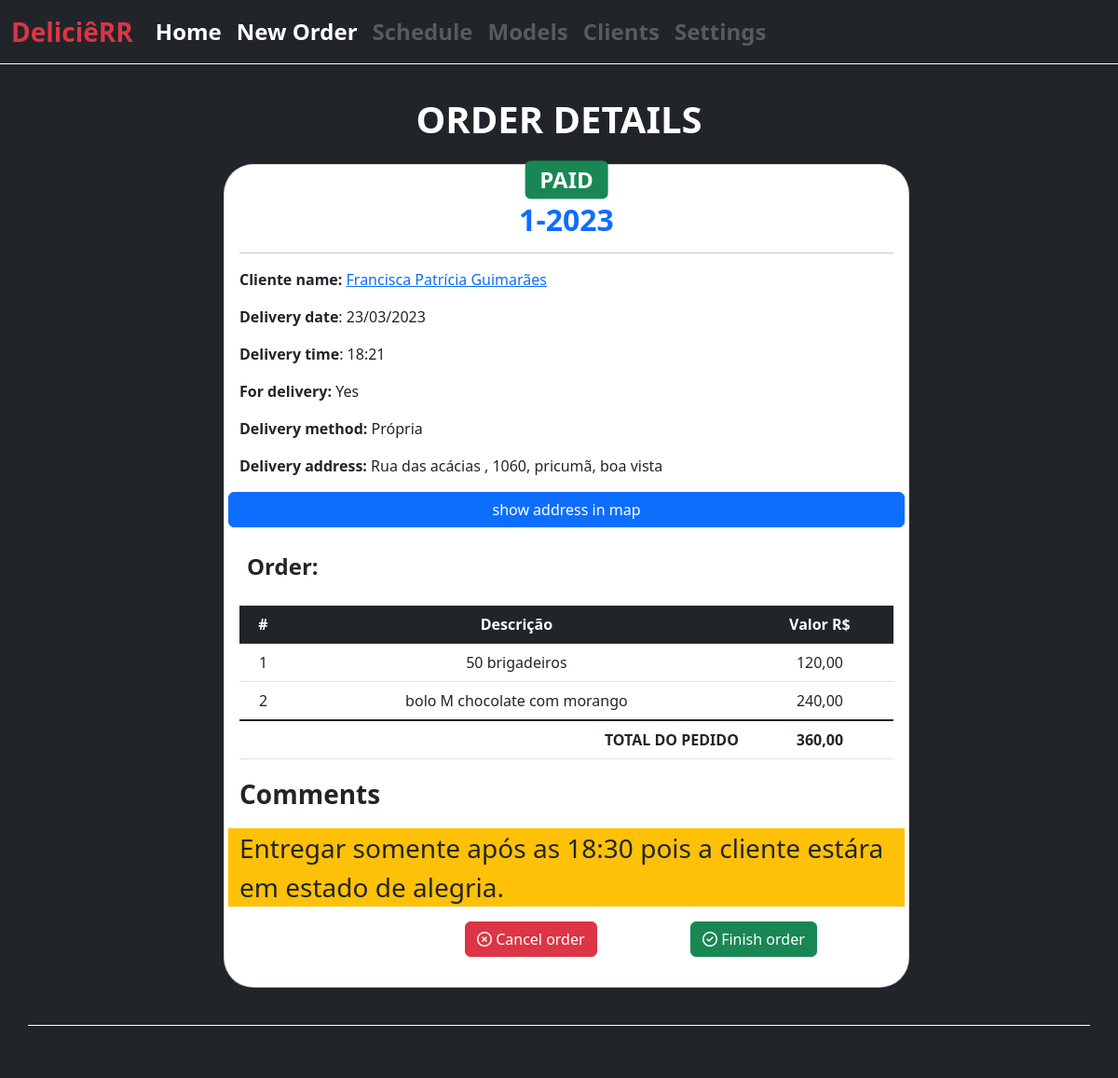
Page /orders/1/ on the earlier database version.
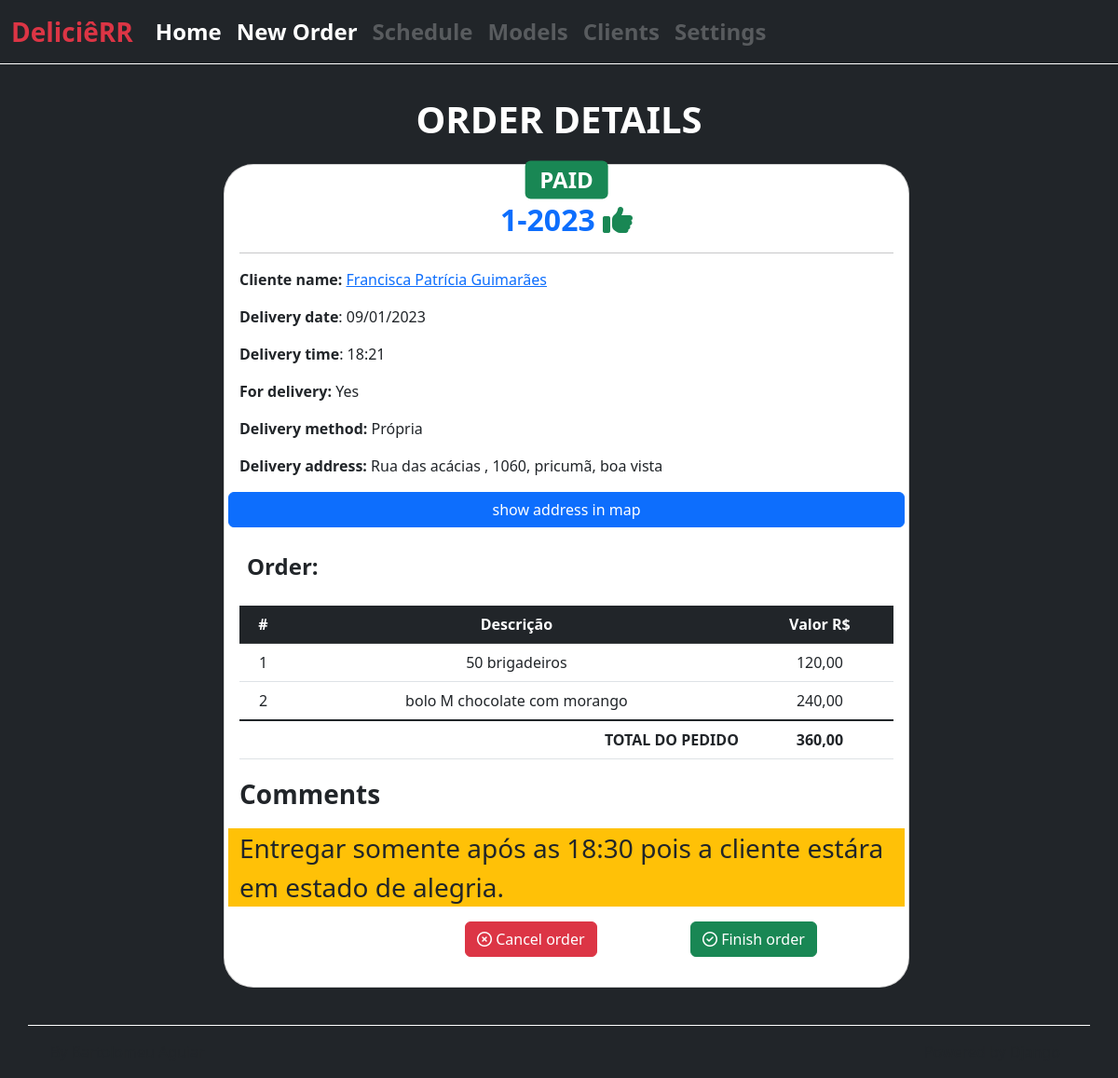
Same page on the later database version.
### orders/models.py (models this page shows)
class Order (models.Model):
    created_at = models.DateTimeField(auto_now_add=True)
    updated_at = models.DateTimeField(auto_now=True)
    client = models.ForeignKey(Client, on_delete=models.CASCADE)
    total = models.FloatField(default=0.0)
    delivery_date = models.DateTimeField(
        'Delivery Date', auto_now=False, auto_now_add=False)
    for_delivery = models.BooleanField()
    delivery_method = models.CharField(
        choices=(
            ('P', 'Própria'),
            ('T', 'App Terceirizado')
        ),
        max_length=1,
        blank=True
    )
    delivery_address = models.CharField(blank=True, max_length=300)
    comments = models.TextField(max_length=500, blank=True)
    status_order = models.CharField(
        choices=(
            ('CR', 'CREATED'),
            ('CL', 'CANCELED'),
            ('CF', 'CONFIRMED'),
            ('FN', 'FINISHED'),
        ),
        max_length=2,
        default='CR',
    )
    payment_form = models.CharField(
        _("Payment Form"),
        max_length=2,
        blank=True,
        choices=(
            ('CS', _('CASH')),
            ('CC', _('CREDIT CARD')),
            ('DC', _('DEBIT CARD')),
            ('PX', _('PIX')),
        ),
        default='PX',
    )
    status_payment = models.CharField(
        choices=(
            ('NP', 'NOT PAID'),
            ('PG', 'PAID'),
            ('PE', 'PAID ENTRY'),
        ),
        max_length=2,
        blank=True,
        default='NP',
    )
    class Meta:
        verbose_name = 'Order'
        verbose_name_plural = 'Orders'
    def __str__(self):
        return str(f'{self.pk}-{self.delivery_date.year}')

### clients/models.py (models this page shows, shortened)
class Client(models.Model):
    name = models.CharField(_("Name"), max_length=300)
    celphone = models.CharField(
        _("Celphone"),
        max_length=15,
        blank=False,
        unique=True,
    )
    address = models.CharField(_("Address"), max_length=500, blank=True)
    birthday = models.DateField(
        _("Birthday"),
        auto_now=False,
        auto_now_add=False,
        blank=True,
        null=True,
    )
    class Meta:
        verbose_name = 'Client'
        verbose_name_plural = 'Clients'

### orders/views.py (the view)
# urls.py: path('orders/<int:pk>/', views.OrderDetailView.as_view(),
class OrderDetailView(DetailView):
    model = Order
    context_object_name = 'order'
    template_name = 'orders/pages/order_detail.html'
    def get_queryset(self, *args, **kwargs):
        qs = super().get_queryset(*args, **kwargs)
        qs = qs.exclude(
            status_order='CL',
        )
        return qs

### orders/templates/orders/pages/order_detail.html (shortened to what this page needs)
{% extends "global/base.html" %}
{% load static %}
{% block title_section %}
    ORDER DETAILS
{% endblock title_section %}
{% block content %}
<div class="container">
    <div class="row justify-content-center">
        <div class="col col-8 ">
            <div class="card h-100 w-100  text-white bg-white rounded-5 m-2 ">
                <div class="card-body text-dark">
                    <p class="position-relative">
                        <span
                            {% if order.status_payment == 'PG' %}
                                class=" position-absolute top-50 start-50 badge translate-middle text-bg-success fs-4"
                            {% elif order.status_payment == 'NP'%}
                                class=" position-absolute top-50 start-50 badge translate-middle text-bg-danger fs-4"
                            {% else %}
                                class=" position-absolute top-50 start-50 badge translate-middle text-bg-warning fs-4"
                            {% endif %}
                        >
                            {{ order.get_status_payment_display }}
                        </span>
                    </p>
                    <h2 class="text-center card-title mt-4">
                        <a href="#" class="text-decoration-none fw-bold ">
                            {{ order }}
                        </a>
                        {% if order.status_order == 'CF' %}
                            <i class="fa-solid fa-thumbs-up text-success "></i>
                        {% endif %}
                    </h2>
                    <hr>
                    <p class="card-text">
                        <b>Cliente name: </b>
                            <a href="./client_detail.html" data-bs-toggle="tooltip"
                                data-bs-title="Click for client details">
                                {{ order.client.name }}
                            </a>
                    </p>
                    <p class="card-text">
                        <b>Delivery date</b>: {{ order.delivery_date|date:"d/m/Y" }}
                    </p>
                    <p class="card-text">
                        <b>Delivery time</b>: {{ order.delivery_date|date:"H:i" }}
                    </p>
                    <p class="card-text">
                        <b>For delivery:</b>
                        {% if order.for_delivery %}
                            Yes
                        {% else %}
                            No
                        {% endif %}
                    </p>
                        {% if order.for_delivery %}
                            <p class="card-text">
                                <b>Delivery method:</b> {{order.get_delivery_method_display}}
                            </p>
                            <p class="card-text">
                                <b>Delivery address:</b> {{order.delivery_address}}
                            </p>
                            <div class="row pb-3">
                                <a href="#" class="btn btn-primary" data-bs-toggle="collapse" data-bs-target="#order-map"
                                    aria-expanded="false" aria-controls="order-map"> show address in map</a>
                            </div>
                        {% endif %}
                        <div class="row p-2">
                            <div class="col border-dark borderborder-3 fs-4">
                                <p class=""><b>Order:</b></p>
                            </div>
                        </div>
                        <div class="">
                            <div class="text-center">
                                <table class="table">
                                    <thead>
                                        <tr class="table-dark">
                                            <th scope="col">#</th>
                                            <th scope="col">Descrição</th>
                                            <th scope="col">Valor R$</th>
                                        </tr>
                                    </thead>
                                    <tbody>
                                        <tr>
                                            <td scope="row">1</td>
                                            <td>50 brigadeiros</td>
                                            <td>120,00</td>
                                        </tr>
                                        <tr>
                                            <td scope="row">2</td>
                                            <td>bolo M chocolate com morango</td>
                                            <td>240,00</td>
                                        </tr>
                                        <tr class="fw-bold table-group-divider">
                                            <td scope="row" colspan="2" class="text-end">TOTAL DO PEDIDO</td>
                                            <td>360,00</td>
                                        </tr>
                                    </tbody>
                                </table>
                            </div>
                        </div>
                        <div class="row fs-3" id="order-comments">
                            <p><b>Comments</b></p>
                            <p class="bg-warning">Entregar somente após as 18:30 pois a cliente estára em estado de alegria.</p>
                        </div>
                        <div class="row justify-content-end p-0 fs-5 clearfix">
                            <div class="col-4 ">
                                <a href="#" class=" btn  btn-danger ">
                                    <i class="fa-regular fa-times-circle"></i>
                                    Cancel order
                                </a>
                            </div>
                            <div class="col-4 float-end">
                                <a href="#" class="btn  btn-success">
                                    <i class="fa-regular fa-circle-check"></i>
                                    Finish order
                                </a>
                            </div>
                        </div>
                </div>
            </div>
        {% endblock content %}

### base_templates/global/base.html (shortened to what this page needs)
{% load static %}
<!DOCTYPE html>
<html lang="en">
<head>
    {% include 'global/partials/head.html' %}
</head>
<body class="bg-dark">
    {% include 'global/partials/navbar.html' %}
    <main class="container-fluid bg-dark pt-5">
        <div class="container text-center">
            <h2 class="p-2 border-botton fw-bold display-6 mt-5 text-white">
                {% block title_section %}
                {% endblock title_section %}
            </h2>
        </div>
        {% block content %}
        {% endblock content %}
    </main>
    {% include 'global/partials/footer.html' %}
</body>
</html>

### base_templates/global/partials/head.html (shortened to what this page needs)
{% load static %}
<link rel="stylesheet" href="{% static 'global/css/bootstrap/bootstrap.min.css' %}">
<link rel="stylesheet" href="https://cdnjs.cloudflare.com/ajax/libs/font-awesome/6.2.0/css/all.min.css">

### base_templates/global/partials/navbar.html (shortened to what this page needs)
{% load static %}
<nav class="navbar navbar-expand-md fixed-top fs-4 navbar-dark bg-dark border-bottom border-white mb-5"
    aria-label="navbar">
    <div class="container-fluid fw-bold">
        <a href="{% url 'orders:home' %}" class="navbar-brand fs-3 text-danger">DeliciêRR</a>
        <div id="navbar" class="navbar-collapse collapse">
            <ul class="navbar-nav me-auto mb-2 mb-md-0">
                <li class="nav-item">
                    <a href="{% url 'orders:home' %}" class="nav-link active">Home</a>
                </li>
                <li class="nav-item">
                    <a href="{% url 'orders:neworder' %}" class="nav-link active">New Order</a>
                </li>
                <li class="nav-item">
                    <a href="#" class="nav-link disabled">Schedule</a>
                </li>
                <li class="nav-item">
                    <a href="#" class="nav-link disabled">Models</a>
                </li>
                <li class="nav-item">
                    <a href="#" class="nav-link disabled">Clients</a>
                </li>
                <li class="nav-item">
                    <a href="#" class="nav-link disabled">Settings</a>
                </li>
            </ul>
        </div>
    </div>
</nav>

### base_templates/global/partials/footer.html
<div class="container d-grid bg-dark border-top border-white mt-5">
    <footer class="footer sticky-bottom py-3 bg-dark ">
        <div class="container-fluid">
            <div class="row justify-content-between h-25">
                <div class="col-4">
                    <span class="text-muted"> By Bartolomeu Aguiar</span>
                </div>
                <div class=" col-4 text-end">
                    <span class="text-muted pe-2 offset-2"> Powered by Django</span>
                </div>
            </div>
        </div>
    </footer>
</div>

Differences in the rows shown:
changed Order "PAID": status_order "CR" → "CF" (drawn); delivery_date "23/03/2023" → "09/01/2023"
